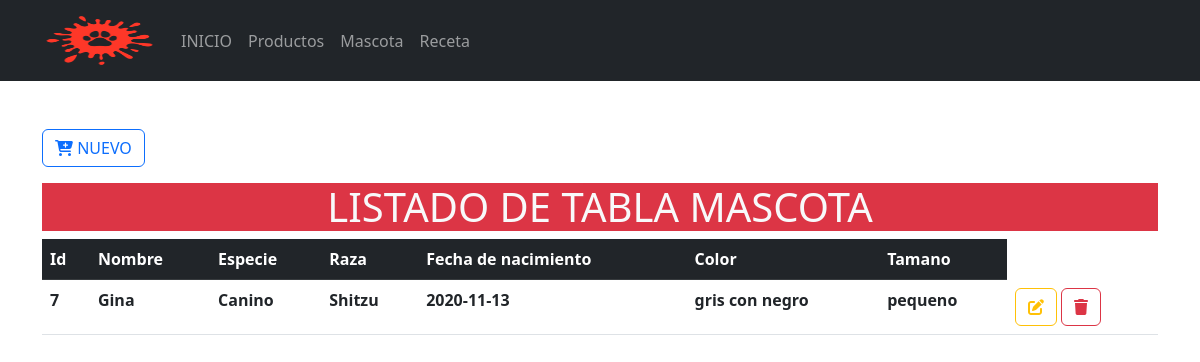
The app's page /Formularios/mascota/index.php with its own data.
### tables this page shows
CREATE TABLE `mascota` (
  `idmascota` int(10) NOT NULL,
  `nombre` varchar(100) NOT NULL,
  `especie` varchar(100) NOT NULL DEFAULT '1',
  `raza` varchar(100) NOT NULL,
  `fecha` date NOT NULL,
  `color` varchar(100) NOT NULL,
  `tamano` varchar(100) NOT NULL
);

### Formularios/mascota/index.php (the view, shortened to what this page needs)
<?php
include_once("../../config/conexion.php")
?>
<!doctype html>
<html lang="es">
<head>
    <link rel="stylesheet" href="<?php echo base_url; ?>css/bootstrap.min.css">
<body>
    <header>
        <nav class="navbar navbar-expand-lg bg-dark" data-bs-theme="dark">
            <div class="container">
                <a class="navbar-brand" href="<?php echo base_url; ?>">
                    <img src="<?php echo base_url; ?>img/logo.png" alt="logo" height="55" width="115">
                </a>
                <div class="collapse navbar-collapse" id="mi-menu">
                    <ul class="navbar-nav">
                        <li class="nav-item">
                            <a class="nav-link" href="<?php echo base_url; ?>">INICIO</a>
                        </li>
                        <li class="nav-item">
                            <a class="nav-link" href="<?php echo base_url; ?>Formularios/productos/index.php">Productos</a>
                        </li>
                        <li class="nav-item">
                            <a class="nav-link" href="<?php echo base_url; ?>Formularios/mascota/index.php">Mascota</a>
                        </li>
                        <li class="nav-item">
                            <a class="nav-link" href="<?php echo base_url; ?>Formularios/receta/index.php">Receta</a>
                        </li>
                    </ul>
                </div>
            </div>
        </nav>
    </header>
    <div class="container-lg mt-5">
        <a href="crear.php" type="button" class="btn btn-outline-primary mb-3">
            <i class="fa-solid fa-cart-plus fa-beat"></i>
            NUEVO
        </a>
        <h1 class="text-center bg-danger text-light ">LISTADO DE TABLA MASCOTA</h1>
        <div class="table-responsive-sm">
            <table class="table table-hover">
                <thead class="table-dark">
                    <tr>
                        <th scope="col">Id</th>
                        <th scope="col">Nombre</th>
                        <th scope="col">Especie</th>
                        <th scope="col">Raza</th>
                        <th scope="col">Fecha de nacimiento</th>
                        <th scope="col">Color</th>
                        <th scope="col">Tamano</th>
                    </tr>
                </thead>
                <tbody>
                    <?php
                    $sql = $conexion->query("SELECT * FROM mascota");
                    while ($resultado = $sql->fetch_assoc()) {
                    ?>
                        <tr>
                            <th scope="row"><?php echo $resultado['idmascota'] ?></th>
                            <th scope="row"><?php echo $resultado['nombre'] ?></th>
                            <th scope="row"><?php echo $resultado['especie'] ?></th>
                            <th scope="row"><?php echo $resultado['raza'] ?></th>
                            <th scope="row"><?php echo $resultado['fecha'] ?></th>
                            <th scope="row"><?php echo $resultado['color'] ?></th>
                            <th scope="row"><?php echo $resultado['tamano'] ?></th>
                            <th scope="row">
                                <a href="<?php echo base_url; ?>Formularios/mascota/actualizar.php?Id=<?php echo $resultado['idmascota'] ?>" class="btn btn-outline-warning">
                                    <i class="fa-solid fa-pen-to-square fa-beat"></i>
                                </a>
                                <a href="<?php echo base_url; ?>CRUDM/eliminarDatos.php?Id=<?php echo $resultado['idmascota'] ?>" class="btn btn-outline-danger">
                                    <i class="fa-solid fa-trash fa-beat"></i>
                                </a>
                            </th>
                        </tr>
                    <?php
                    }
                    ?>
                </tbody>
            </table>
        </div>
    </div>
</body>
</html>

### records on screen
mascota: idmascota "7", nombre "Gina", especie "Canino", raza "Shitzu", fecha "2020-11-13", color "gris con negro", tamano "pequeno"
